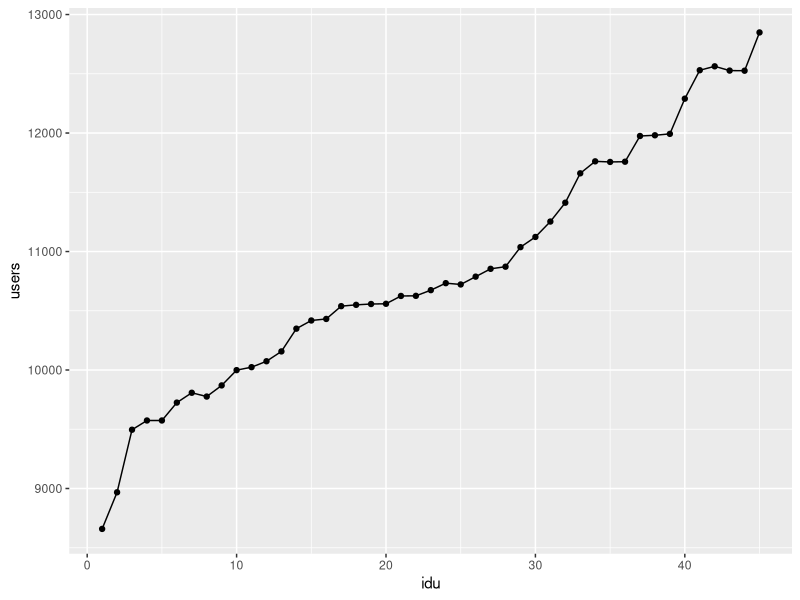
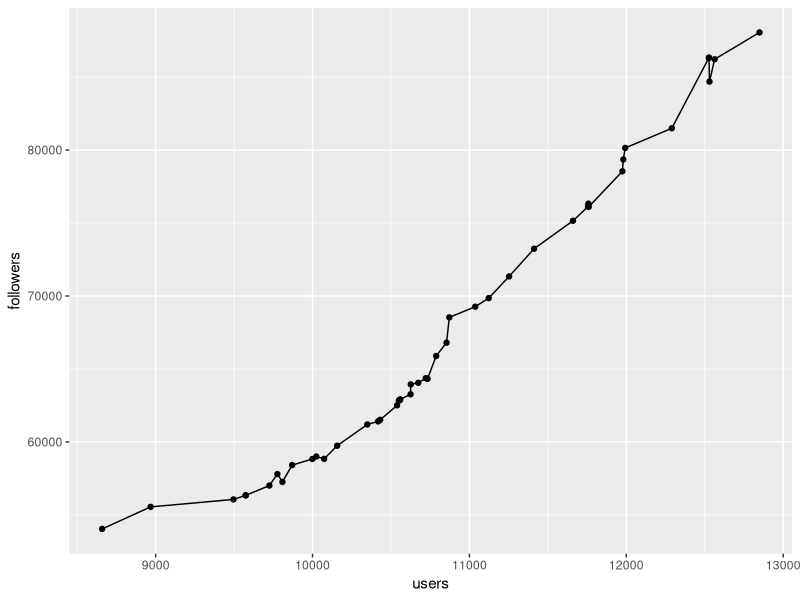
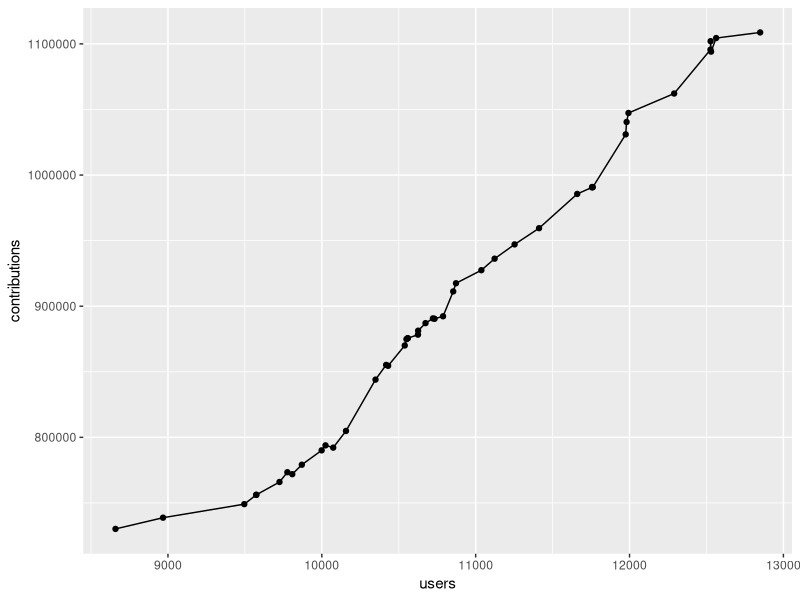
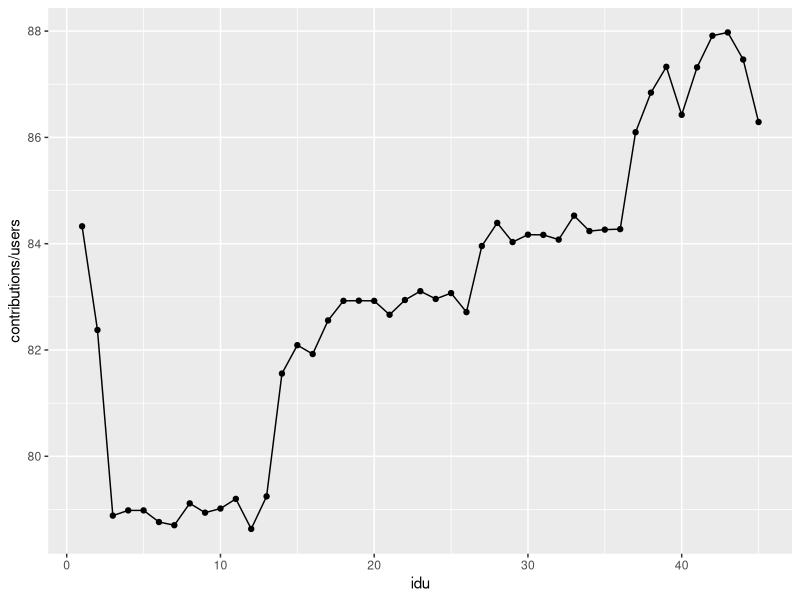

Source code (R) for these figures, in order:
## ---- chunk 1

#load libraries
library(ggplot2)
# Remember to run first 
# ./get-versions-csv.pl data/processed/aggregated-top-Spain.csv > data/processed/aggregated-top-Spain-evol.csv
agg.top.Spain.evol <- read.csv("../../data/processed/aggregated-top-Spain-evol.csv",sep=';')
agg.top.Spain.evol$idu <- as.numeric(row.names(agg.top.Spain.evol))
## ---- chunk 2
ggplot(agg.top.Spain.evol,aes(x=idu,y=users))+geom_line()+geom_point()
## ---- chunk 3
ggplot(agg.top.Spain.evol,aes(x=users,y=followers))+geom_line()+geom_point()
## ---- chunk 4
ggplot(agg.top.Spain.evol,aes(x=users,y=contributions))+geom_line()+geom_point()
## ---- chunk 5
ggplot(agg.top.Spain.evol,aes(x=idu,y=contributions/users))+geom_line()+geom_point()
